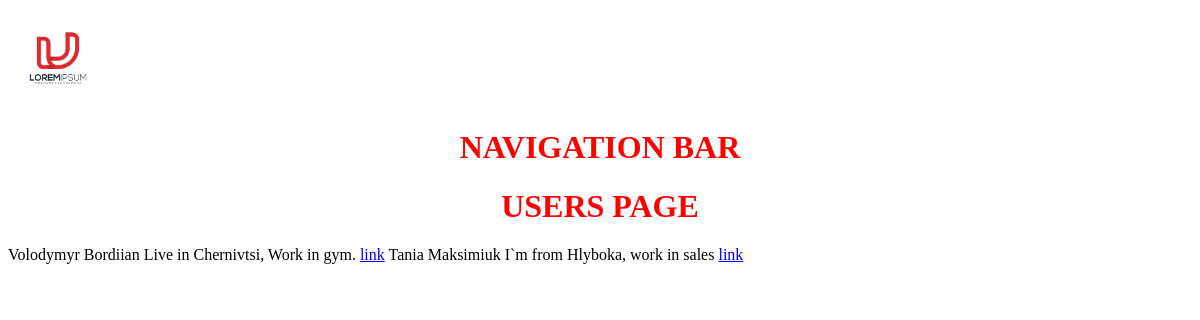
Page /profiles/ on the earlier database version.
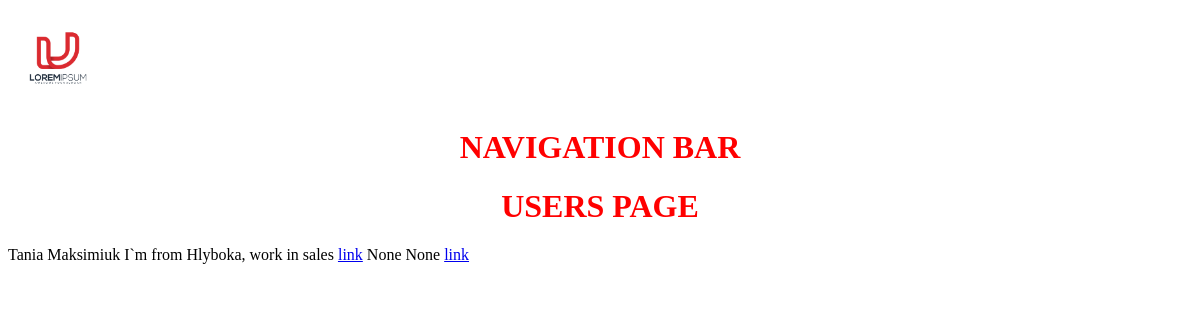
Same page on the later database version.
### users/models.py (models this page shows, shortened)
class Profile(models.Model):
    user = models.OneToOneField(User, on_delete=models.CASCADE, null=True, blank=True)
    name = models.CharField(max_length=200, blank=True, null=True)
    email = models.EmailField(max_length=500, blank=True, null=True)
    username = models.CharField(max_length=200, blank=True, null=True)
    short_intro = models.CharField(max_length=200, blank=True, null=True)
    bio = models.TextField(blank=True, null=True)
    profile_image = models.ImageField(
        null=True, blank=True, upload_to='profiles/',
        default='profiles/user-default.jpg')
    created = models.DateTimeField(auto_now_add=True)
    id = models.UUIDField(default=uuid.uuid4, unique=True, primary_key=True, editable=False)

### users/views.py (the view)
# urls.py: path('', include('users.urls')),
def users(request):
    all_users = Profile.objects.all()
    context = {'all_users': all_users}
    return render(request, 'users/users.html', context)

### users/templates/users/users.html
{% extends 'main.html' %}
{% block content %}
<h1>USERS PAGE</h1>
{% for user in all_users %}
    {{user.name}}
    {{user.bio|slice:"150"}}
<a href="{% url 'user-profile' user.id %}">link</a>
{% endfor %}
{% endblock content %}

### templates/main.html
{% load static %}
{% include 'navbar.html' %}
{% block content %}
{% endblock content %}

### templates/navbar.html (shortened to what this page needs)
<!DOCTYPE html>
<html lang="en">
{% load static %}
<head>
    <link rel='stylesheet' type='text/css' media='screen' href='{% static "style/main.css" %}'>
</head>
<div id="logo">
    <img src="{% static 'images/logo.jpg' %}">
</div>
<h1>NAVIGATION BAR</h1>

### static/style/main.css (style rules this page uses)
h1 { color: red; text-align: center; }
img { width: 100px; height: 100px; }
#logo { display: block; max-height: 100px; max-width: 100px; }

Differences in the rows shown:
removed Profile: name "Volodymyr Bordiian", bio "Live in Chernivtsi, Work in gym."
added Profile: name "None", bio "None"
